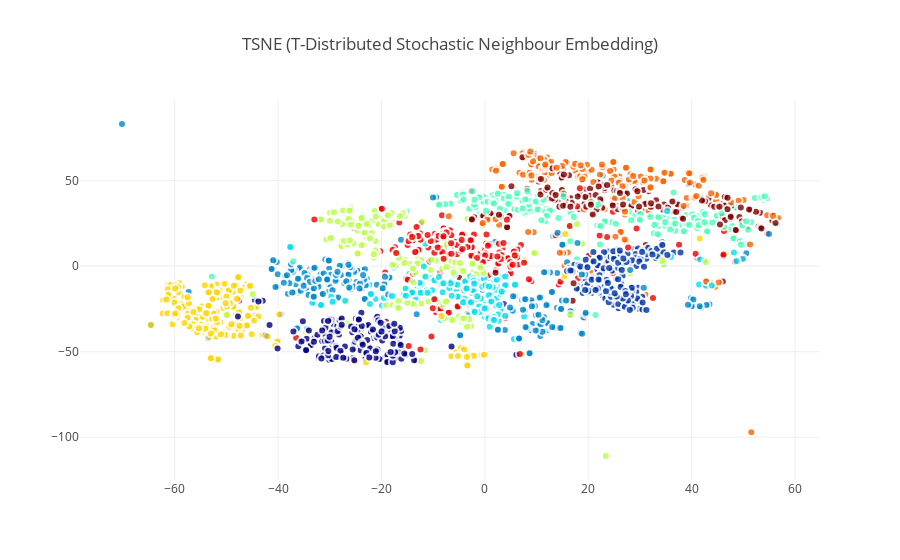

The cell this chart's notebook holds for it:
### Code cell
traceTSNE = go.Scatter(x = tsne_results[:,0],y =tsne_results[:,1],name = Target, mode ='markers', text = Target,
                       showlegend = True,
                       marker = dict(size = 8, color = Target, colorscale ='Jet', showscale = False,
                                     line = dict(width = 2,color = 'rgb(255, 255, 255)'),opacity = 0.8))
data = [traceTSNE]

layout = go.Layout(title= 'TSNE (T-Distributed Stochastic Neighbour Embedding)',hovermode= 'closest',
                   yaxis= dict(zeroline= False), xaxis=dict(zeroline= False), showlegend =False)

fig = dict(data=data, layout=layout)
py.iplot(fig, filename='styled-scatter')

### Figure 1 — Plotly figure (JSON) as saved in the notebook; plotly's stock layout.template omitted (floating-point values rounded to 4 significant figures; data arrays with more than 128 entries replaced by an {"elided": "..."} marker saying what was removed)
{"data": [{"marker": {"color": {"elided": "2000 int values"}, "colorscale": "Jet", "line": {"color": "rgb(255, 255, 255)", "width": 2}, "opacity": 0.8, "showscale": false, "size": 8}, "mode": "markers", "name": {"elided": "2000 int values"}, "showlegend": true, "text": {"elided": "2000 int values"}, "type": "scatter", "x": {"elided": "2000 float values"}, "y": {"elided": "2000 float values"}}], "layout": {"hovermode": "closest", "showlegend": false, "title": "TSNE (T-Distributed Stochastic Neighbour Embedding)", "xaxis": {"zeroline": false}, "yaxis": {"zeroline": false}}}
